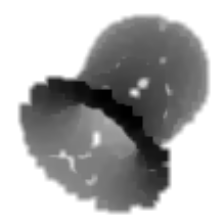
#> input picture depth_map.png, 224 x 224 px
$ python test_tmp.py
#> lines starting #> are read from the running program, lines starting #| are printed output that depends on the picture; after the words box and inside, x2 and y2 are one past the last pixel; in counts of white or black regions, pixels touching at a corner belong together
import cv2
import numpy as np
import matplotlib.pyplot as plt
import os


# load a png image
img = cv2.imread('depth_map.png', cv2.IMREAD_UNCHANGED)
#> img is the input picture: shape (224, 224, 3); min 0, max 255, mean 176.8
depth_map = img.astype(np.uint8)
print(depth_map)
#> (printed output is left out)

# visualize the depth map
plt.imshow(depth_map)
plt.show()


depth_map_reverse = (255 - depth_map).astype(np.uint8)
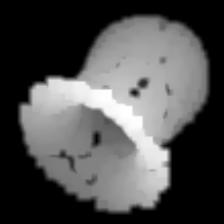
#> depth_map_reverse: shape (224, 224, 3); min 0, max 255, mean 78.2
plt.imshow(depth_map_reverse)
plt.show()
print(depth_map_reverse.shape)
#| (224, 224, 3)

# create a mask
mask = np.zeros((depth_map.shape[0], depth_map.shape[1], depth_map.shape[2]), dtype=np.uint8)
mask[depth_map_reverse > 0] = 255


# visualize the mask
plt.imshow(mask)
plt.show()
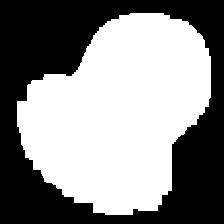
#> shown: shape (224, 224, 3); 54% white; 1 black region, box (x1, y1, x2, y2) and area: (0, 0, 224, 224) 23087

# replace the background with random values
background = np.random.randint(0, 255, (depth_map.shape[0], depth_map.shape[1], depth_map.shape[2]), dtype=np.uint8)
# add values from the depth map for the foreground
background[mask == 255] = depth_map[mask == 255]
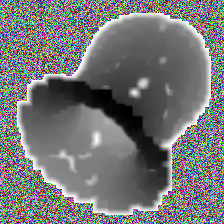
#> background: shape (224, 224, 3); mean B, G, R 118, 117.7, 117.6

plt.imshow(background)
plt.show()
